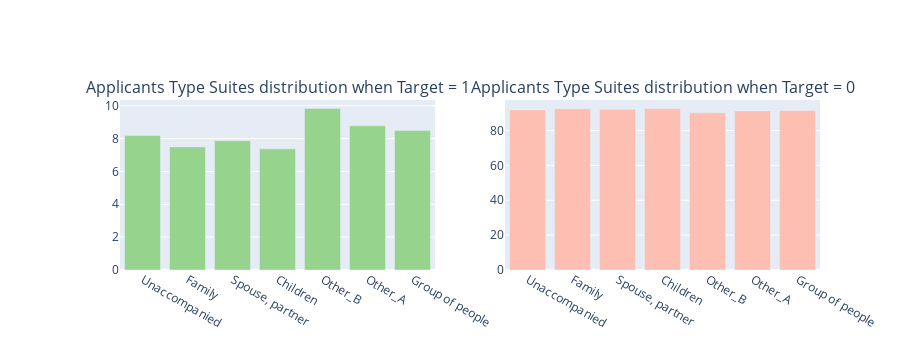

Notebook cell for this chart:
### Markdown cell above
#### How does the target vary based on these?
There is not much variation with the 'applicant type suite' attribute. We could see a slight peak at 'Other_B'(10%). Rest all are concentrated around the 8% mark. Applicants whio were accompanied by childern were the least likely to default 

There is NO surprise that Unemployed applicants are likely to default more. However, to our surprise, applicants who are on maternity leave have the highest % of defaulters!
Students and Businessmen have almost 100% certainty of repayment.

### Code cell
tr1, tr2 = gp('NAME_TYPE_SUITE', 'Applicants Type Suites which repayed the loan')
fig = tools.make_subplots(rows=1, cols=2, print_grid=False, 
                          subplot_titles = ["Applicants Type Suites distribution when Target = 1", "Applicants Type Suites distribution when Target = 0"])
fig.append_trace(tr1, 1, 1);
fig.append_trace(tr2, 1, 2);
fig['layout'].update(height=350, showlegend=False, margin=dict(l=120));
iplot(fig);


tr1, tr2 = gp('NAME_INCOME_TYPE', 'Applicants Income Types which repayed the loan')
fig = tools.make_subplots(rows=1, cols=2, print_grid=False, 
                          subplot_titles = ["Applicants Income Types when Target = 1", "Applicants Income Type When Target = 0"])
fig.append_trace(tr1, 1, 1);
fig.append_trace(tr2, 1, 2);
fig['layout'].update(height=350, showlegend=False, margin=dict(l=120));
iplot(fig);

### Figure 1 — Plotly figure (JSON) as saved in the notebook; plotly's stock layout.template omitted (floating-point values rounded to 4 significant figures)
{"data": [{"marker": {"color": "#96D38C"}, "name": "Target : 1", "type": "bar", "x": ["Unaccompanied", "Family", "Spouse, partner", "Children", "Other_B", "Other_A", "Group of people"], "xaxis": "x", "y": [8.183, 7.495, 7.872, 7.377, 9.831, 8.776, 8.487], "yaxis": "y"}, {"marker": {"color": "#FEBFB3"}, "name": "Target : 0", "type": "bar", "x": ["Unaccompanied", "Family", "Spouse, partner", "Children", "Other_B", "Other_A", "Group of people"], "xaxis": "x2", "y": [91.82, 92.51, 92.13, 92.62, 90.17, 91.22, 91.51], "yaxis": "y2"}], "layout": {"annotations": [{"font": {"size": 16}, "showarrow": false, "text": "Applicants Type Suites distribution when Target = 1", "x": 0.225, "xanchor": "center", "xref": "paper", "y": 1, "yanchor": "bottom", "yref": "paper"}, {"font": {"size": 16}, "showarrow": false, "text": "Applicants Type Suites distribution when Target = 0", "x": 0.775, "xanchor": "center", "xref": "paper", "y": 1, "yanchor": "bottom", "yref": "paper"}], "height": 350, "margin": {"l": 120}, "showlegend": false, "xaxis": {"anchor": "y", "domain": [0, 0.45]}, "xaxis2": {"anchor": "y2", "domain": [0.55, 1]}, "yaxis": {"anchor": "x", "domain": [0, 1]}, "yaxis2": {"anchor": "x2", "domain": [0, 1]}}}
